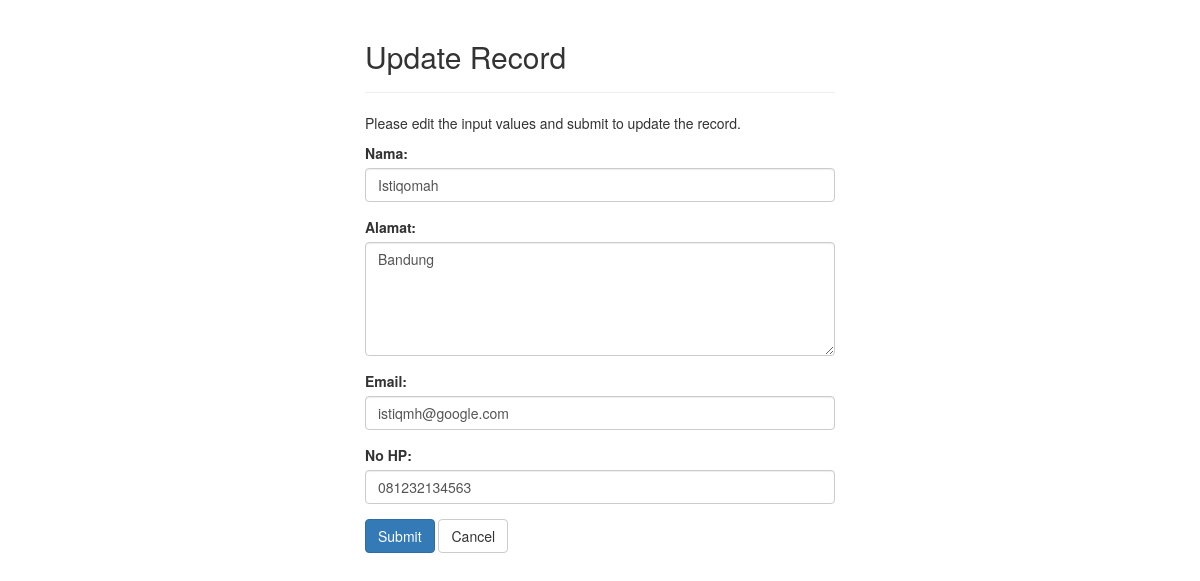
Page /php/src/update.php?id_karyawan=7 on the committed database.
### tables this page shows
CREATE TABLE `karyawan` (
  `id_karyawan` int(11) NOT NULL,
  `nama` varchar(50) NOT NULL,
  `alamat` varchar(100) NOT NULL,
  `email` varchar(50) NOT NULL,
  `no_hp` varchar(12) NOT NULL
);

### php/src/update.php (the view, shortened to what this page needs)
<!DOCTYPE html>
<html lang="en">
<head>
    <link rel="stylesheet" href="https://maxcdn.bootstrapcdn.com/bootstrap/3.3.7/css/bootstrap.css">
</head>
<body>
    <div class="wrapper">
        <div class="container-fluid">
            <div class="row">
                <div class="col-md-12">
                    <div class="page-header">
                        <h2>Update Record</h2>
                    </div>
                    <p>Please edit the input values and submit to update the record.</p>
                    	<?php
				include "koneksi.php";
				function input($data) {
					$data = trim($data);
					$data = stripslashes($data);
					$data = htmlspecialchars($data);
					return $data;
				}
				if (isset($_GET['id_karyawan'])) {
					$id_karyawan=input($_GET["id_karyawan"]);
					$sql="select * from karyawan where id_karyawan=$id_karyawan";
					$hasil=mysqli_query($con,$sql);
					$data = mysqli_fetch_assoc($hasil);
				}
			?>
		    <form action="<?php echo htmlspecialchars(basename($_SERVER['REQUEST_URI'])); ?>" method="post">
                        <div class="form-group">
				<label>Nama:</label>
				<input type="text" name="nama" class="form-control" value="<?php echo $data['nama']; ?>" placeholder="Masukan Nama" required/>
			</div>
			<div class="form-group">
				<label>Alamat:</label>
				<textarea name="alamat" class="form-control" rows="5" placeholder="Masukan Alamat" required><?php echo $data['alamat']; ?></textarea>
			</div>
			<div class="form-group">
				<label>Email:</label>
				<input type="email" name="email" class="form-control" value="<?php echo $data['email']; ?>" placeholder="Masukan Email" required/>
			</div>
			<div class="form-group">
				<label>No HP:</label>
				<input type="text" name="no_hp" class="form-control" value="<?php echo $data['no_hp']; ?>" placeholder="Masukan No HP" required/>
			</div>
                        <input type="submit" class="btn btn-primary" value="Submit">
                        <a href="index.php" class="btn btn-default">Cancel</a>
                    </form>
                </div>
            </div>
        </div>
    </div>
</body>
</html>

### php/src/update.php (style rules this page uses)
.wrapper { width: 500px; margin: 0 auto; }

### rows in the picture
karyawan: nama "Istiqomah", alamat "Bandung", email "istiqmh@google.com", no_hp "081232134563"
